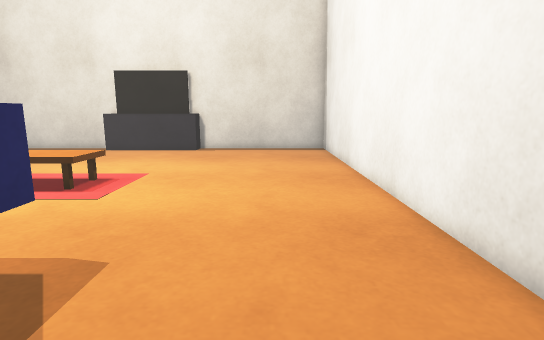
view 1 (above)

16 first-person views from a walk through a Gazebo world. The camera is 0.61 m above the floor, tilts 10° down and sees 80° across. The floor is counted in squares, 0.25 m on a side. Each view is taken from the middle of a square. On the plan, view 1 faces up. The plan holds only what a view shows up to about 19 squares ahead; the rest is blank.

view 2
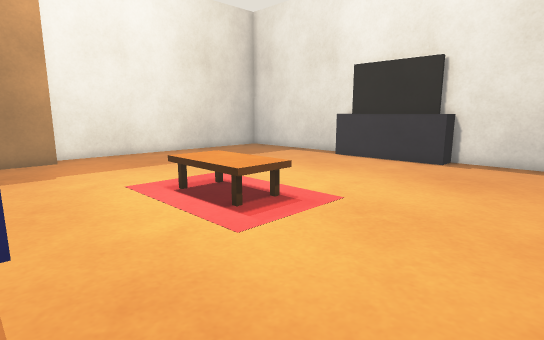

view 3
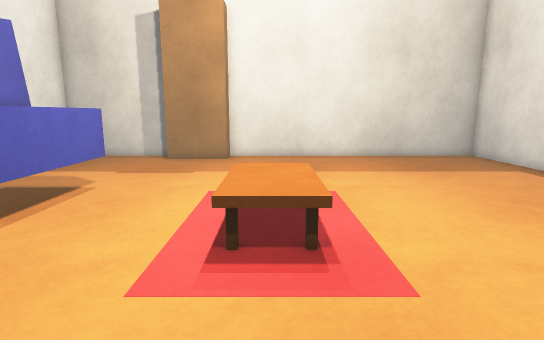

view 4
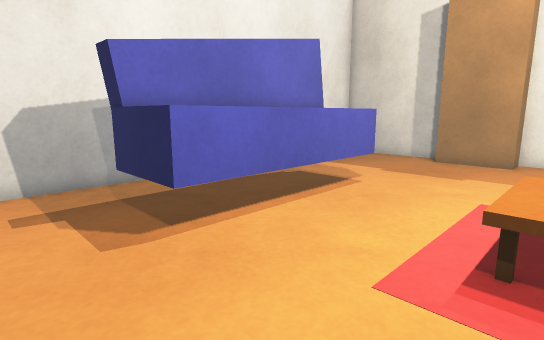

view 5
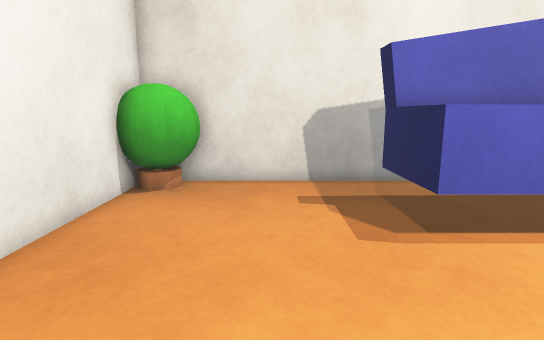

view 6
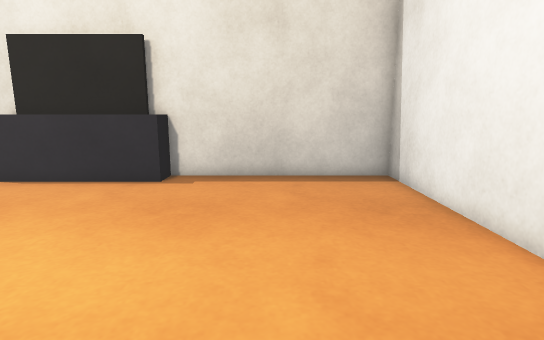

view 7
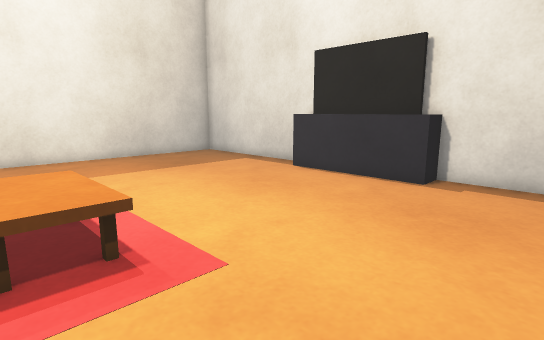

view 8
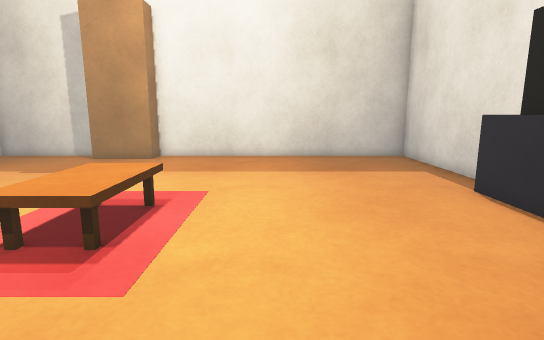

view 9
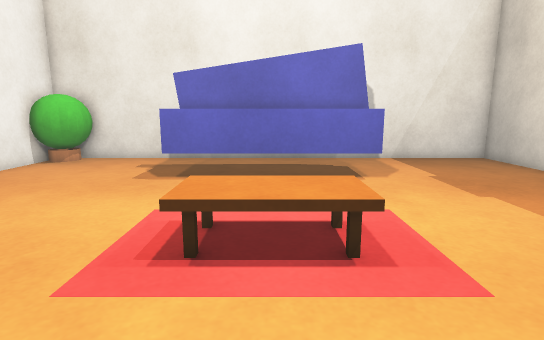

view 10
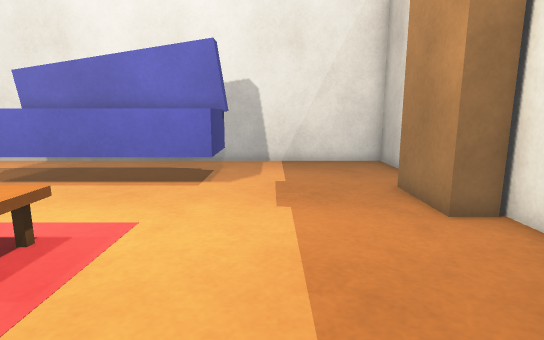

view 11
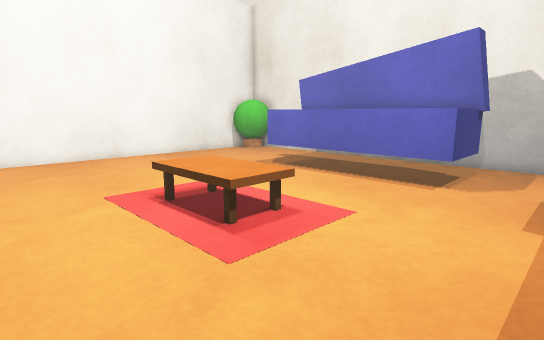

view 12
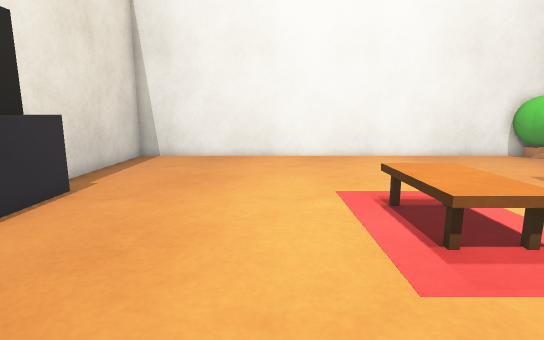

view 13
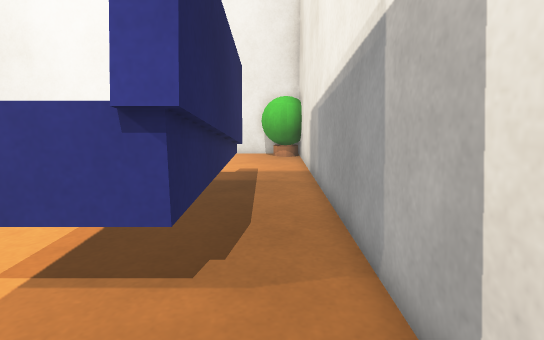

view 14
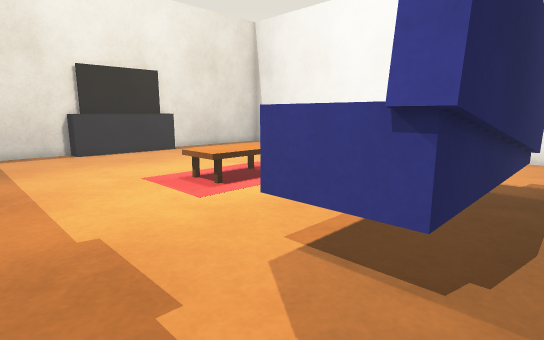

view 15
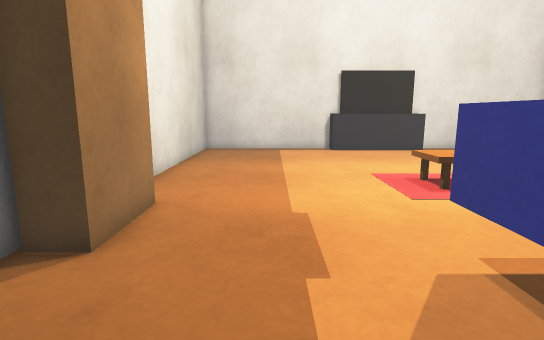

view 16
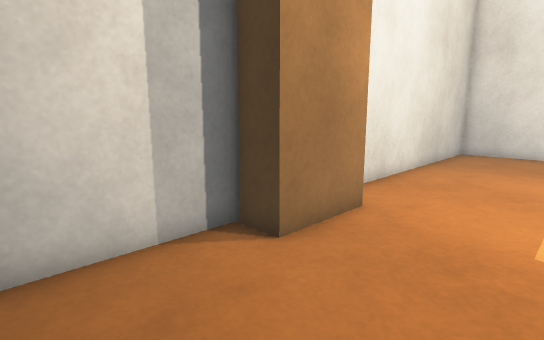

### Floor plan
Points are (right, up) in squares from view 1. A wall is a line through its corners. A room is listed if a view was taken in it or the views show most of it. See-through windows are left out.
Room 1 (views 1, 2, 3, 4, 5, 6, 7, 8, 9, 10, 11, 12, 13, 14, 15, 16)
walls: (-10.2, 22.6) (-19.6, 22.6) (-19.6, 8.2); (-5, 22.6) (-5, 21.4) (-11, 21.4) (-11, 22.6); (-19.6, 5.8) (-19.6, -0.6) (2.5, -0.6); (3.6, -0.6) (3.6, 22.6) (-5.8, 22.6)
objects: brown box (-19, 5) to (-18, 9); sofa (-12, 2) to (-4, 5); coffee table (-10, 10) to (-6, 12); plant (1, -1) to (4, 2)

Positions as (right, up) in squares from view 1, and headings:
1: (0, 0), facing up
2: (0, 5), facing up-left
3: (-1, 11), facing left
4: (-1, 11), facing down-left
5: (-1, 11), facing down
6: (-1, 10), facing up
7: (-1, 10), facing up-left
8: (-1, 15), facing left
9: (-8, 17), facing down
10: (-14, 16), facing down
11: (-15, 16), facing down-right
12: (-15, 15), facing right
13: (-16, 1), facing right
14: (-16, 1), facing up-right
15: (-15, 0), facing up
16: (-14, 1), facing up-left
